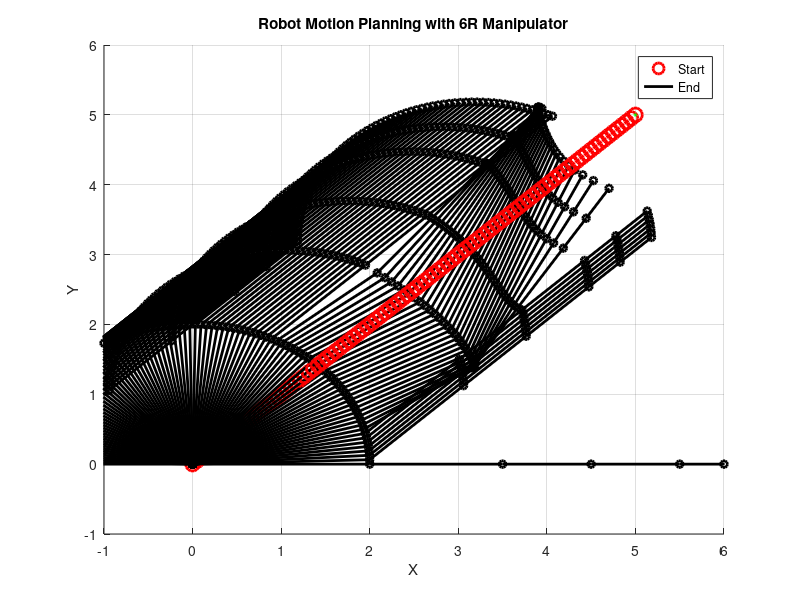

This figure's MATLAB source:
%%%% Motion Planning for 6R Manupulater planning path from starting to
%%%% destination point using Inverse kinematics
% Define the start and end points of the robot motion
clear all
clc
start_point = [0, 0];
end_point = [5, 5];
% Plan a path (simple straight line)
path = [linspace(start_point(1), end_point(1), 100); linspace(start_point(2), end_point(2), 100)]';
% Define 6R manipulator parameters (link lengths and joint angles)
L1 = 2; L2 = 1.5; L3 = 1; L4 = 1; L5 = 0.5; L6 = 0.5; % link lengths
theta1 = linspace(0, pi, 100); % joint 1 angles
% Initialize figure
figure;
hold on;
grid on;
xlabel('X');
ylabel('Y');
title('Robot Motion Planning with 6R Manipulator');
% Animation loop
for i = 1:size(path, 1)
    % Update robot position
    plot(path(i, 1), path(i, 2), 'ro', 'MarkerSize', 10, 'LineWidth', 2);
    
    % Update manipulator configuration
    x = path(i, 1);
    y = path(i, 2);
    % Compute inverse kinematics for joint 2 and 3 angles
    r = sqrt(x^2 + y^2);
    beta = atan2(y, x);
    D = (r^2 + L2^2 - L3^2) / (2 * L2 * r);
    % Ensure D is within [-1, 1] to avoid complex results
    D = max(min(D, 1), -1);
    theta3 = acos(D);
    % Check if theta3 is real, if not, set it to 0
    if ~isreal(theta3)
        theta3 = 0;
    end
    theta2 = beta - atan2(L3*sin(theta3), L2 + L3*cos(theta3));
    
    % Plot manipulator links
    x0 = 0; y0 = 0; % base position
    x1 = L1 * cos(theta1(i)); y1 = L1 * sin(theta1(i));
    x2 = x1 + L2 * cos(theta2); y2 = y1 + L2 * sin(theta2);
    x3 = x2 + L3 * cos(theta2 + theta3); y3 = y2 + L3 * sin(theta2 + theta3);
    x4 = x3 + L4 * cos(theta2 + theta3); y4 = y3 + L4 * sin(theta2 + theta3);
    x5 = x4 + L5 * cos(theta2 + theta3); y5 = y4 + L5 * sin(theta2 + theta3);
    x6 = x5 + L6 * cos(theta2 + theta3); y6 = y5 + L6 * sin(theta2 + theta3);
    
    % Plot manipulator joints and links
    plot([x0, x1, x2, x3, x4, x5, x6], [y0, y1, y2, y3, y4, y5, y6], 'k-', 'LineWidth', 2);
    plot([x0, x1], [y0, y1], 'ko', 'MarkerSize', 5, 'LineWidth', 2);
    plot([x2, x3], [y2, y3], 'ko', 'MarkerSize', 5, 'LineWidth', 2);
    plot([x4, x5], [y4, y5], 'ko', 'MarkerSize', 5, 'LineWidth', 2);
    plot([x6], [y6], 'ko', 'MarkerSize', 5, 'LineWidth', 2);
%     plot([x0, x1, x2, x3, x4, x5, x6], [y0, y1, y2, y3, y4, y5, y6], 'k-', 'LineWidth', 2);
%     plot([x0, x1], [y0, y1], 'ko', 'MarkerSize', 5, 'LineWidth', 2);
%     plot([x2, x3], [y2, y3], 'ko', 'MarkerSize', 5, 'LineWidth', 2);
%     plot([x4, x5], [y4, y5], 'ko', 'MarkerSize', 5, 'LineWidth', 2);
%     plot([x6], [y6], 'ko', 'MarkerSize', 5, 'LineWidth', 2);
    
    % Adjust axes limits if necessary
    xlim([-1, 6]);
    ylim([-1, 6]);
    
    drawnow;
    pause(0.05); % Adjust animation speed
end
% Plot the final robot position
plot(end_point(1), end_point(2), 'go', 'MarkerSize', 1, 'LineWidth', 2);
legend('Start', 'End', 'Location', 'Best');